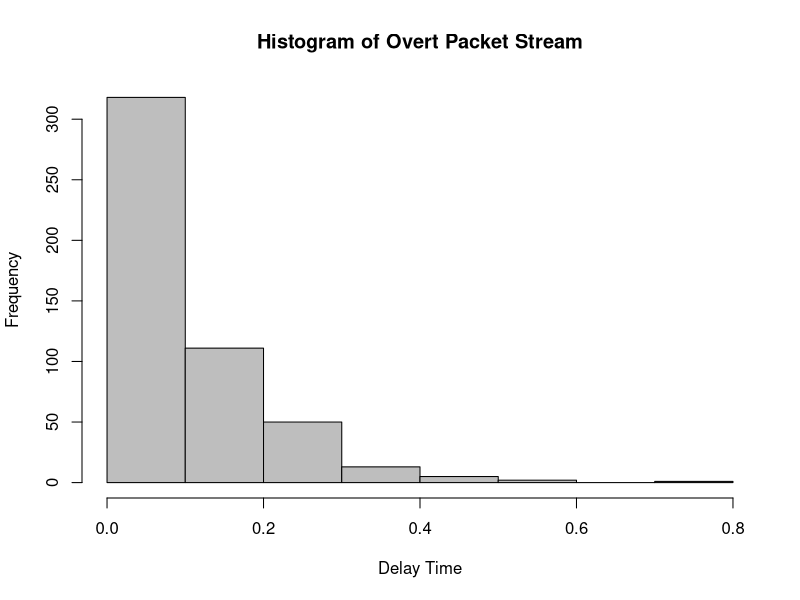
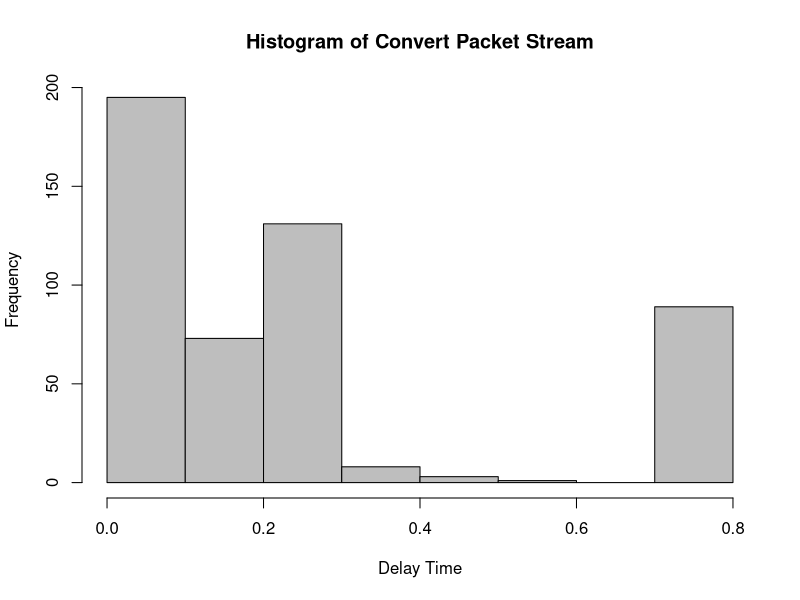
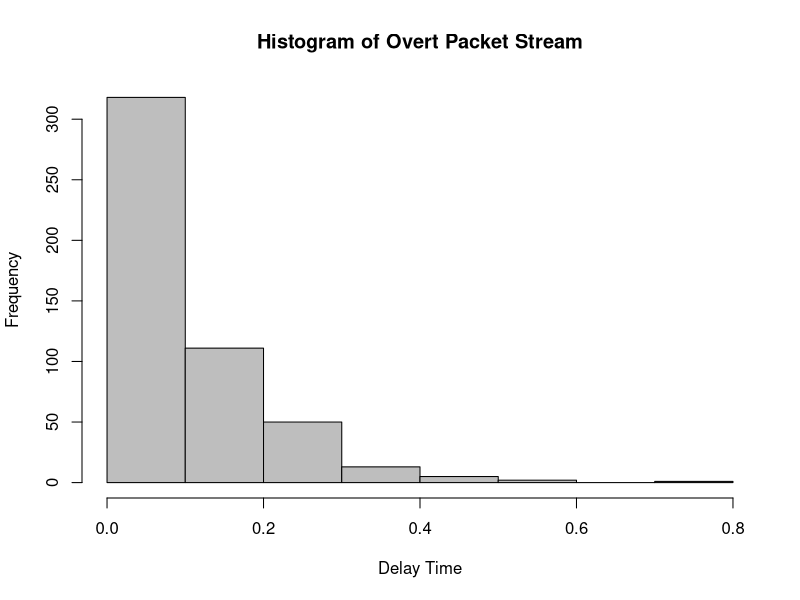
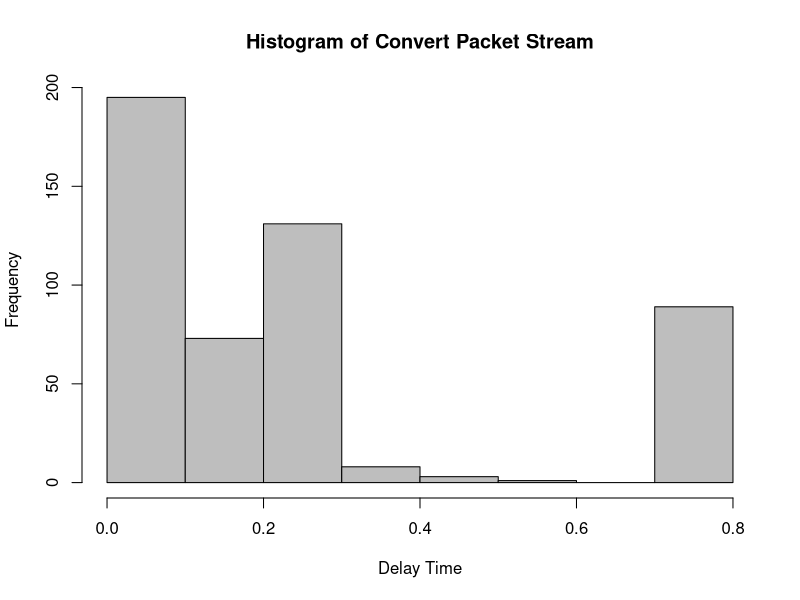
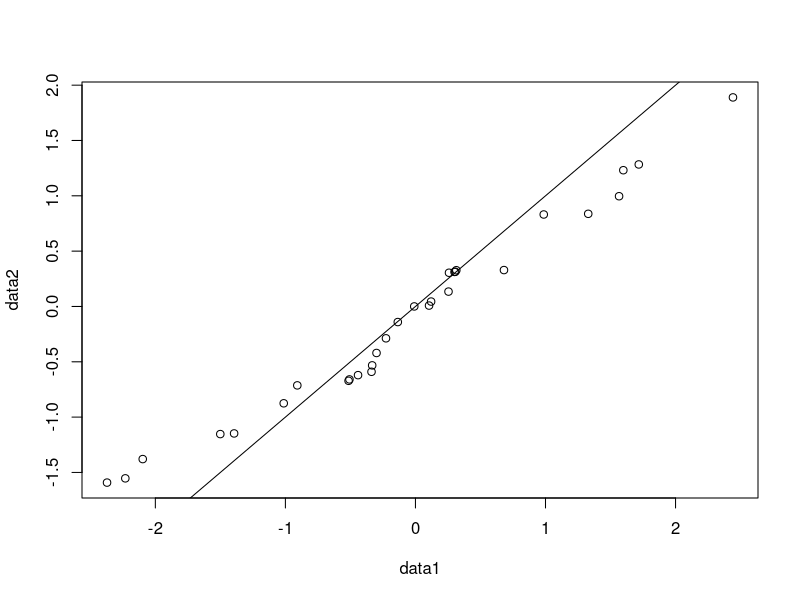
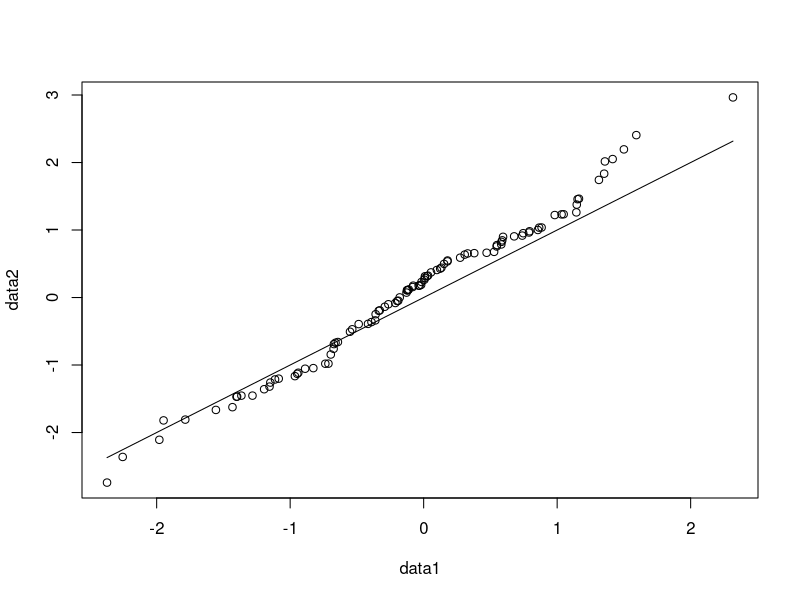
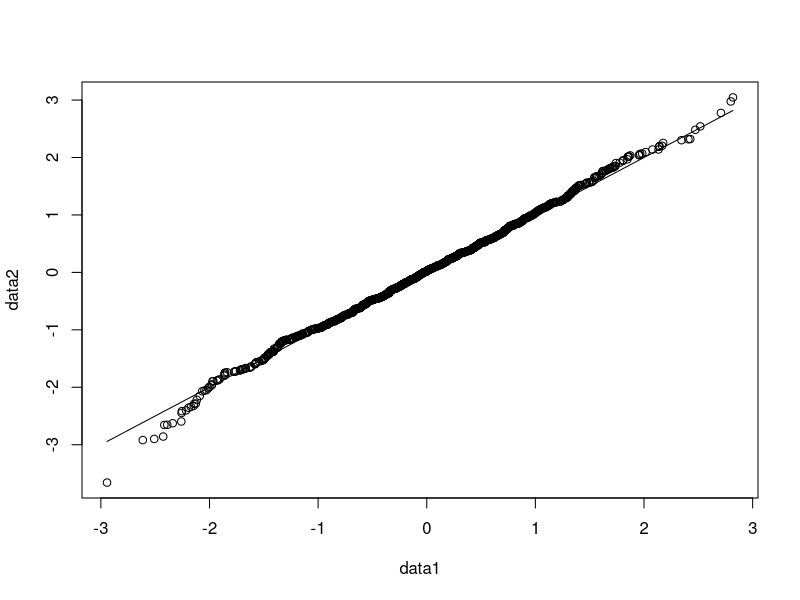
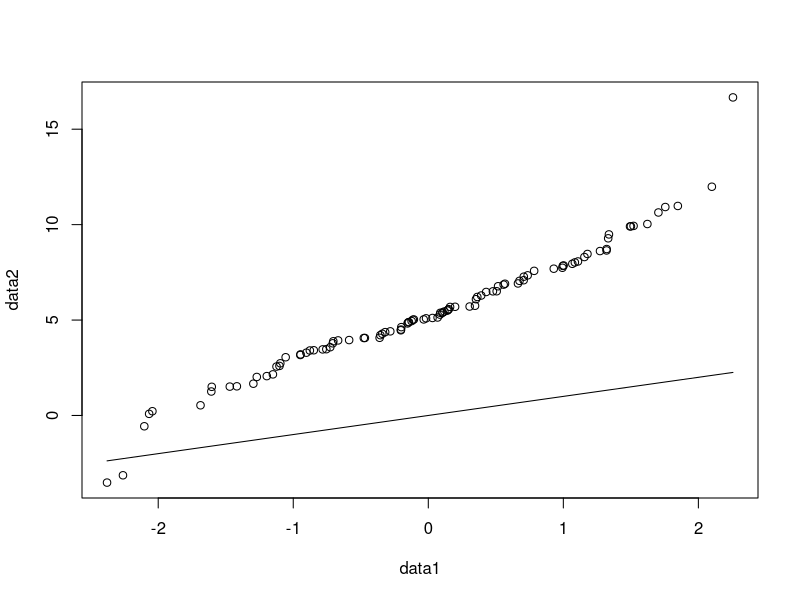

These charts were generated, in order, by the following R code: (Note: this script raises an error after producing the figures.)
## ---- chunk 1
knitr::opts_chunk$set(echo = TRUE)
## ---- chunk 2
Traffic_data_orig <- read.csv("Traffic_data_orig.csv", header=TRUE)
message <- "this is a secret message"
raw <- charToRaw(message)
time = Traffic_data_orig$Time
num = as.integer(rawToBits(raw))

delays = numeric(length(time) - 1)
for (i in (1:(length(time) - 1))) {
  delays[i] = time[i+1] - time[i]
}

index = 1
bitlen = length(raw)*8
encrpt <- numeric(length(raw)*8)
for (i in (0:(length(raw)-1))) {
  for (j in 1:8) {
    if (num[i*8+j] == 0) {
      encrpt[index] = 0.25
    }
    else {
      encrpt[index] = 0.75
    }
    index = index+1
    j = j-1
  }
}

delays2 = delays
for (i in (1:bitlen)) {
  delays2[i] = encrpt[i]
}
## ---- chunk 3
hist(delays, col='grey', xlab = 'Delay Time',
     main = 'Histogram of Overt Packet Stream')
hist(delays2, col='grey', xlab = 'Delay Time',
     main = 'Histogram of Convert Packet Stream')
## ---- chunk 4
Traffic_data_orig <- read.csv("Traffic_data_orig.csv", header=TRUE)
message <- "this is a secret message"
raw <- charToRaw(message)
time = Traffic_data_orig$Time
num = as.integer(rawToBits(raw))
delays = numeric(length(time) - 1)
for (i in (1:(length(time) - 1))) {
  delays[i] = time[i+1] - time[i]
}
m = median(delays)
max = max(delays)
min = min(delays)

index = 1
bitlen = length(raw)*8
encrpt <- numeric(length(raw)*8)
for (i in (0:(length(raw)-1))) {
  for (j in 1:8) {
    if (num[i * 8 + j] == 0) {
      encrpt[index] = runif(1, min, m)
    }
    else {
      encrpt[index] = runif(1, m, max)
    }
    index = index + 1
    j = j - 1
  }
}

delays3 = delays
for (i in (1:bitlen)) {
  delays3[i] = encrpt[i]
}
## ---- chunk 5
hist(delays, col='grey', xlab = 'Delay Time',
     main = 'Histogram of Overt Packet Stream')
hist(delays2, col='grey', xlab = 'Delay Time',
     main = 'Histogram of Convert Packet Stream')
## ---- chunk 6
data1 <- rnorm(30)
data2 <- rnorm(30)
qqplot(data1, data2)
lines(data1, data1, type = 'l')
## ---- chunk 7
data1 <- rnorm(100)
data2 <- rnorm(100)
qqplot(data1, data2)
lines(data1, data1, type = 'l')
data1 <- rnorm(1000)
data2 <- rnorm(1000)
qqplot(data1, data2)
lines(data1, data1, type = 'l')
## ---- chunk 8
data1 <- rnorm(100)
data2 <- rnorm(100, mean = 5, sd = 3)
qqplot(data1, data2)
lines(data1, data1, type = 'l')
## ---- chunk 9
data1 <- rexp(100)
data2 <- rexp(100)
qqplot(data1, data2)
lines(data1, data1, type = 'l')
data1 <- rexp(1000)
data2 <- rexp(1000)
qqplot(data1, data2)
lines(data1, data1, type = 'l')
## ---- chunk 10
data1 <- rnorm(100)
data2 <- rexp(100)
qqplot(data1, data2)
lines(data1, data1, type = 'l')
data1 <- rnorm(500)
data2 <- rexp(500)
qqplot(data1, data2)
lines(data1, data1, type = 'l')
## ---- chunk 11
qqplot(delays, delays2)
lines(delays, delays, type = 'l')
## ---- chunk 12
qqplot(delays, delays3)
lines(delays, delays, type = 'l')
## ---- chunk 13
Traffic_data_orig <- read.csv("Traffic_data_orig.csv", header=TRUE)
message <- "this is a secret message"
raw <- charToRaw(message)
time = Traffic_data_orig$Time
num = as.integer(rawToBits(raw))
delays = numeric(length(time) - 1)
for (i in (1:(length(time) - 1))) {
  delays[i] = time[i+1] - time[i]
}
m = median(delays)
max = max(delays)
min = min(delays)

index = 1
bitlen = length(raw)*8
encrpt <- numeric(length(raw)*8)
for (i in (0:(length(raw)-1))) {
  for (j in 1:8) {
    if (num[i * 8 + j] == 0) {
      encrpt[index] = sample(delays[which(delays >= min && delays <= m)])[1]
    }
    else {
      encrpt[index] = sample(delays[which(delays >= m && delays <= max)])[1]
    }
    index = index + 1
    j = j - 1
  }
}

delays4 = delays
for (i in (1:bitlen)) {
  delays4[i] = encrpt[i]
}
qqplot(delays, delays4)
lines(delays, delays, type = 'l')
## ---- chunk 14
generateMessage <- function (len) {
  message <- numeric(len)
  for (i in (1:len)){
    message[i] = sample(c(0,1), 1)
  }
  return(message)
}

generateTime <- function(ipd, len) {
  time <- numeric(len)
  time[1] = 0
  for (i in (2:len)){
    time[i] = time[i-1] + ipd[i-1]
  }
  return(time)
}

generateProb <- function (mlen, bufferNum) {
  bufferSize = 20
  currbuffer = bufferNum
  message <- generateMessage(mlen) # Generate the random bit pattern
  ipdSource <- rexp(50)
  ipdSend <- rexp(50)
  ipdEncrypt <- ipdSend
  ipdTime <- generateTime(ipdSource, 51)
  currTime = ipdTime[bufferNum]
  min = min(ipdSend)
  max = max(ipdSend)
  med = median(ipdSend)
  underflow = 0
  overflow = 0

  index = bufferNum + 1
 
    for (i in (1:mlen)) {
      # Generate a delay
      if (message[i] == 0) {
        delay = runif(1, min, med)
        ipdEncrypt[i] = delay
      } else {
        delay = runif(1, med, max)
        ipdEncrypt[i] = delay
      }
      currTime = currTime + delay # update time
      # Update the state of the buffer depending on the number of arrivals during that time.
      if (currTime <= ipdTime[index]) {
        currbuffer = currbuffer - 1
        if (currbuffer < 1){
          underflow = 1
          break
        }
      } else {
        currbuffer = currbuffer + 1
        if (currbuffer > bufferSize){
          overflow = 1
          break
        }
      }
      index = index + 1
    }
  return(c(underflow,overflow))
}
probsU <- numeric(1000)
probsO <- numeric(1000)
for (t in (1:1000)) {
  m <- c(16,32)
  bufferNum <- c(2,6,10,14,18)
  underflow = 0
  overflow = 0
  count = 0
  for (i in (1:2)) {
      for (j in (1:5)) {
        output <- generateProb(m[i], bufferNum[j])
        underflow = underflow + output[1]
        overflow = overflow + output[2]
        count = count + 1
      }
  }
  probsU[t] = underflow/count
  probsO[t] = overflow/count
}
c(mean(probsU), mean(probsO))
## ---- chunk 15
generateMessage <- function (len) {
  message <- numeric(len)
  for (i in (1:len)){
    message[i] = sample(c(0,1), 1)
  }
  return(message)
}

generateTime <- function(ipd, len) {
  time <- numeric(len)
  time[1] = 0
  for (i in (2:len)){
    time[i] = time[i-1] + ipd[i-1]
  }
  return(time)
}

generateProb <- function (mlen, bufferNum) {
  bufferSize = 20
  currbuffer = bufferNum
  message <- generateMessage(mlen) # Generate the random bit pattern
  ipdSource <- runif(50, min = 0, max = 1)
  ipdSend <- runif(50, min = 0, max = 1)
  ipdEncrypt <- ipdSend
  ipdTime <- generateTime(ipdSource, 51)
  currTime = ipdTime[bufferNum]
  min = min(ipdSend)
  max = max(ipdSend)
  med = median(ipdSend)
  underflow = 0
  overflow = 0

  index = bufferNum + 1
 
    for (i in (1:mlen)) {
      # Generate a delay
      if (message[i] == 0) {
        delay = runif(1, min, med)
        ipdEncrypt[i] = delay
      } else {
        delay = runif(1, med, max)
        ipdEncrypt[i] = delay
      }
      currTime = currTime + delay # update time
      # Update the state of the buffer depending on the number of arrivals during that time.
      if (currTime <= ipdTime[index]) {
        currbuffer = currbuffer - 1
        if (currbuffer < 1){
        underflow = 1
        break
      }
      } else {
        currbuffer = currbuffer + 1
        if (currbuffer > bufferSize){
          overflow = 1
          break
        }
      }
      index = index + 1
    }
  return(c(underflow,overflow))
}
probsU <- numeric(1000)
probsO <- numeric(1000)
for (t in (1:1000)) {
  m <- c(16,32)
  bufferNum <- c(2,6,10,14,18)
  underflow = 0
  overflow = 0
  count = 0
  for (i in (1:2)) {
      for (j in (1:5)) {
        output <- generateProb(m[i], bufferNum[j])
        underflow = underflow + output[1]
        overflow = overflow + output[2]
        count = count + 1
      }
  }
  probsU[t] = underflow/count
  probsO[t] = overflow/count
}

c(mean(probsU), mean(probsO))
## ---- chunk 16
nums <- c(2,6,10,14,18)
p = pexp(1, rate = 1)
q = 1 - p
P1 <- numeric(5)
for (k in (1:5)) {
  i = nums[k]
  P1[k] = (1 - (q/p)^i) / (1 - (q/p)^20)
}

P2 <- numeric(5)
for (k in (1:5)) {
  i = nums[k]
  P2[k] = i / 20
}

c(1-mean(P1), mean(P1), 1-mean(P2), mean(P2))
